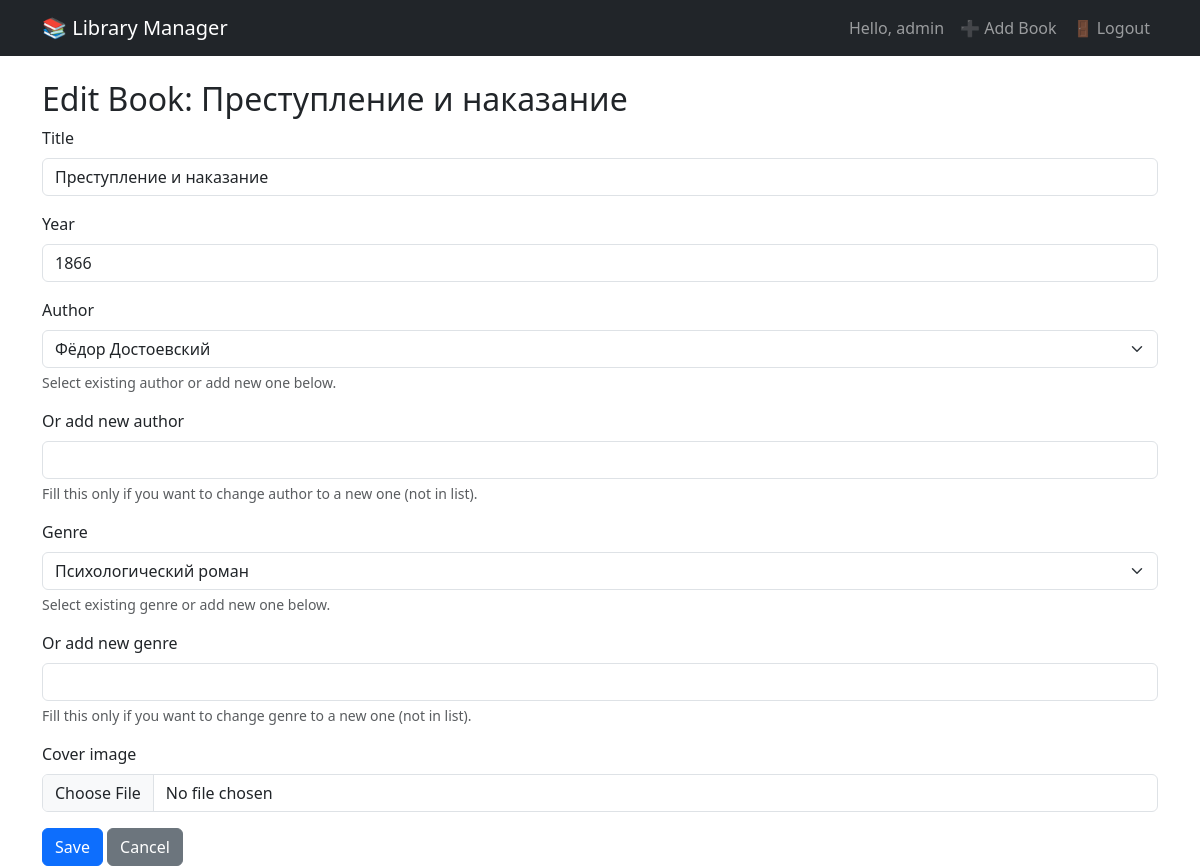
The page /book/2/edit (signed in) on the database its author committed.
### models.py (models this page shows, shortened)
class User(UserMixin, db.Model):
    id = db.Column(db.Integer, primary_key=True)
    username = db.Column(db.String(80), unique=True, nullable=False)
    password = db.Column(db.String(200), nullable=False)
    books = db.relationship('Book', backref='user', lazy=True, cascade='all, delete-orphan')
    authors = db.relationship('Author', backref='user', lazy=True, cascade='all, delete-orphan')
    genres = db.relationship('Genre', backref='user', lazy=True, cascade='all, delete-orphan')

class Book(db.Model):
    id = db.Column(db.Integer, primary_key=True)
    title = db.Column(db.String(200), nullable=False)
    year = db.Column(db.Integer)
    cover_path = db.Column(db.String(300))
    is_loaned = db.Column(db.Boolean, default=False)
    added_date = db.Column(db.DateTime, default=datetime.utcnow)
    user_id = db.Column(db.Integer, db.ForeignKey('user.id'), nullable=False)
    author_id = db.Column(db.Integer, db.ForeignKey('author.id'), nullable=False)
    genre_id = db.Column(db.Integer, db.ForeignKey('genre.id'), nullable=False)
    loans = db.relationship('Loan', backref='book', lazy=True, cascade='all, delete-orphan')

### app.py (the view, shortened to what this page needs)
@app.route('/book/<int:book_id>/edit', methods=['GET', 'POST'])
@login_required
def edit_book(book_id):
    book = Book.query.filter_by(id=book_id, user_id=current_user.id).first_or_404()
    form = BookForm(obj=book)
    form.author.choices = [(0, '-- Select author --')] + [(a.id, a.name) for a in Author.query.filter_by(user_id=current_user.id).order_by(Author.name)]
    form.genre.choices = [(0, '-- Select genre --')] + [(g.id, g.name) for g in Genre.query.filter_by(user_id=current_user.id).order_by(Genre.name)]
    form.author.data = book.author_id
    form.genre.data = book.genre_id
    return render_template('edit_book.html', form=form, book=book)

### forms.py
class BookForm(FlaskForm):
    title = StringField('Title', validators=[DataRequired()])
    year = IntegerField('Year', validators=[Optional(), NumberRange(min=0, max=datetime.now().year)])
    author = SelectField('Author', choices=[], coerce=int, validators=[Optional()])
    new_author = StringField('Or add new author', validators=[Optional()])
    genre = SelectField('Genre', choices=[], coerce=int, validators=[Optional()])
    new_genre = StringField('Or add new genre', validators=[Optional()])
    cover = FileField('Cover image', validators=[FileAllowed(['jpg', 'jpeg', 'png'], 'Images only!')])
    submit = SubmitField('Save')

### app.py (called while the page is built)
@login_manager.user_loader
def load_user(user_id):
    return User.query.get(int(user_id))

### templates/edit_book.html (shortened to what this page needs)
{% extends 'base.html' %}
{% block content %}
<h2>Edit Book: {{ book.title }}</h2>
<form method="post" enctype="multipart/form-data">
    <div class="mb-3">
        {{ form.title.label(class="form-label") }}
        {{ form.title(class="form-control") }}
    </div>
    <div class="mb-3">
        {{ form.year.label(class="form-label") }}
        {{ form.year(class="form-control") }}
    </div>
    <div class="mb-3">
        {{ form.author.label(class="form-label") }}
        {{ form.author(class="form-select") }}
        <div class="form-text">Select existing author or add new one below.</div>
    </div>
    <div class="mb-3">
        {{ form.new_author.label(class="form-label") }}
        {{ form.new_author(class="form-control") }}
        <div class="form-text">Fill this only if you want to change author to a new one (not in list).</div>
    </div>
    <div class="mb-3">
        {{ form.genre.label(class="form-label") }}
        {{ form.genre(class="form-select") }}
        <div class="form-text">Select existing genre or add new one below.</div>
    </div>
    <div class="mb-3">
        {{ form.new_genre.label(class="form-label") }}
        {{ form.new_genre(class="form-control") }}
        <div class="form-text">Fill this only if you want to change genre to a new one (not in list).</div>
    </div>
    <div class="mb-3">
        {{ form.cover.label(class="form-label") }}
        {{ form.cover(class="form-control") }}
    </div>
    {{ form.submit(class="btn btn-primary") }}
    <a href="{{ url_for('index') }}" class="btn btn-secondary">Cancel</a>
</form>
{% endblock %}

### templates/base.html (shortened to what this page needs)
<!doctype html>
<html lang="en">
<head>
    <link href="https://cdn.jsdelivr.net/npm/bootstrap@5.3.0/dist/css/bootstrap.min.css" rel="stylesheet">
</head>
<body>
    <nav class="navbar navbar-expand-lg navbar-dark bg-dark">
        <div class="container">
            <a class="navbar-brand" href="{{ url_for('index') }}">📚 Library Manager</a>
            <div class="collapse navbar-collapse">
                <ul class="navbar-nav ms-auto">
                    {% if current_user.is_authenticated %}
                        <li class="nav-item"><span class="nav-link">Hello, {{ current_user.username }}</span></li>
                        <li class="nav-item"><a class="nav-link" href="{{ url_for('add_book') }}">➕ Add Book</a></li>
                        <li class="nav-item"><a class="nav-link" href="{{ url_for('logout') }}">🚪 Logout</a></li>
                    {% else %}
                        <li class="nav-item"><a class="nav-link" href="{{ url_for('login') }}">Login</a></li>
                        <li class="nav-item"><a class="nav-link" href="{{ url_for('register') }}">Register</a></li>
                    {% endif %}
                </ul>
            </div>
        </div>
    </nav>
    <div class="container mt-4">
        {% block content %}{% endblock %}
    </div>
</body>
</html>

### rows shown on the page
User: username "admin"
Book: title "Преступление и наказание", year "1866", author "Фёдор Достоевский", genre "Психологический роман"
